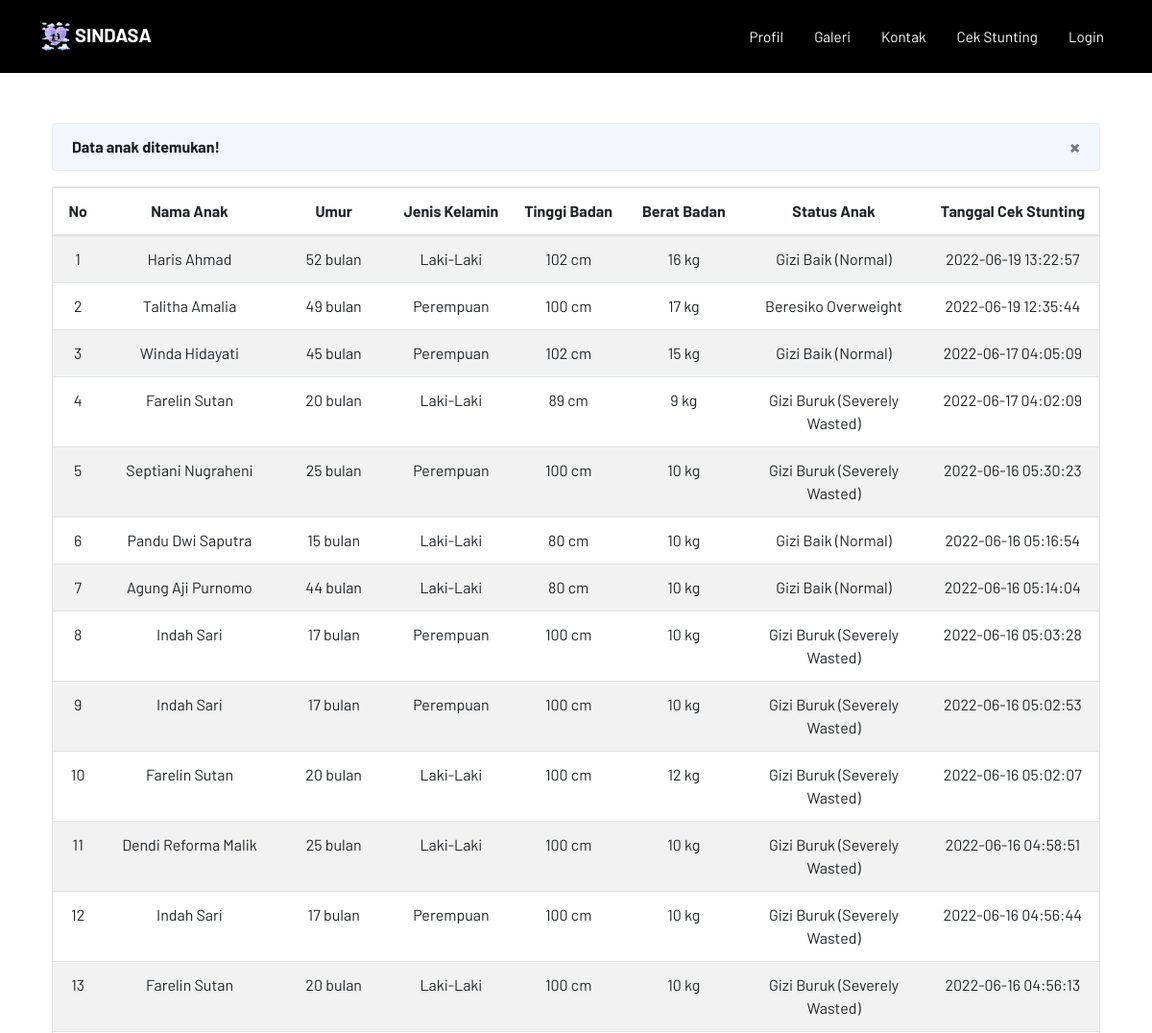
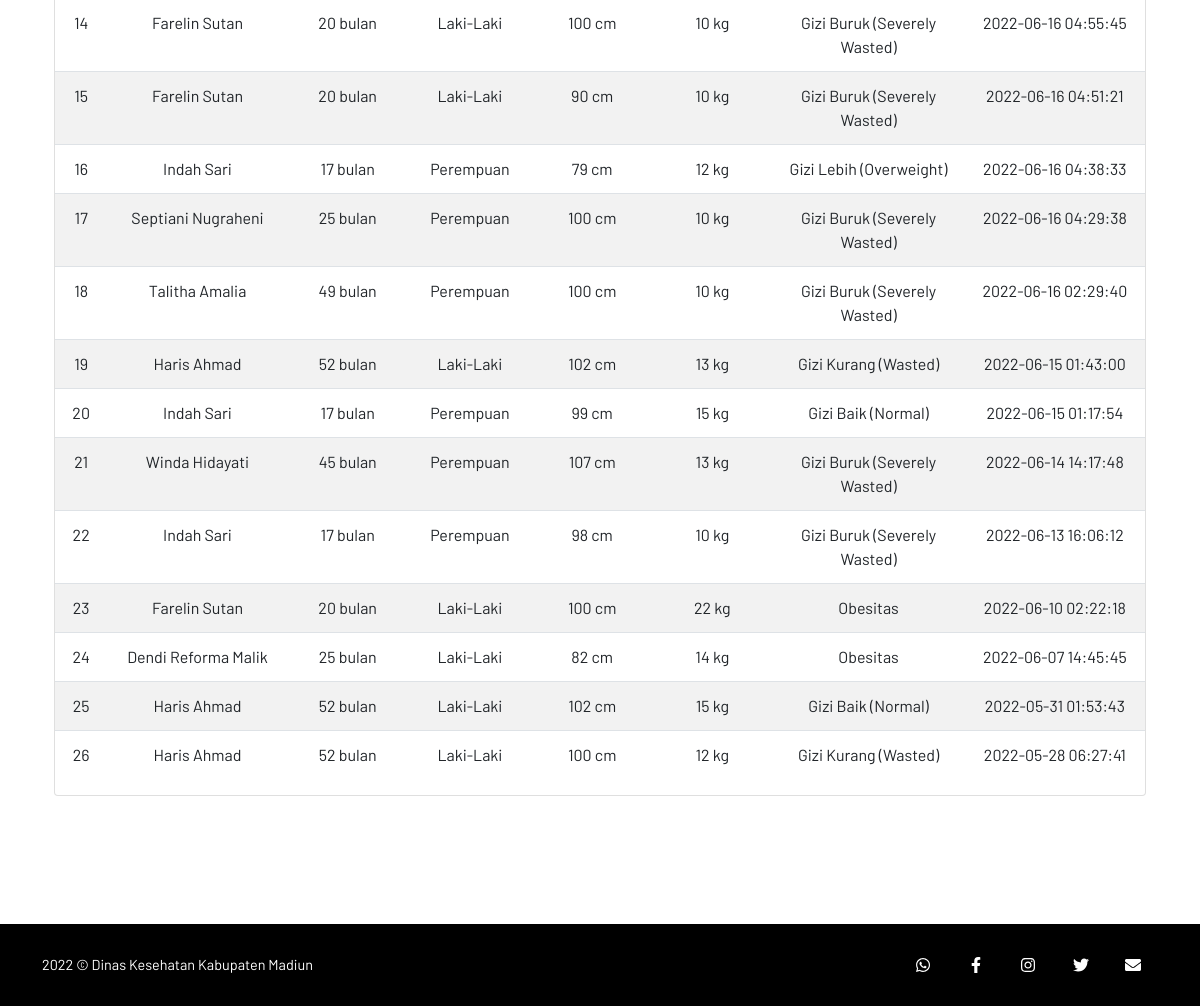
The page /index.php/cekstunting/cari on the database its author committed (2 pictures, top to bottom).
### tables this page shows
CREATE TABLE `cekstunting` (
  `id_cek` int(11) NOT NULL,
  `id_anak` int(11) NOT NULL,
  `tb` int(3) NOT NULL,
  `bb` int(3) NOT NULL,
  `tgl_cek_stunting` timestamp NOT NULL DEFAULT CURRENT_TIMESTAMP,
  `status_anak` varchar(100) NOT NULL
);

CREATE TABLE `anak` (
  `id_anak` int(11) NOT NULL,
  `nama_ibu` varchar(100) NOT NULL,
  `nama_anak` varchar(100) NOT NULL,
  `no_hp` varchar(100) NOT NULL,
  `tmpt_lahir` varchar(50) NOT NULL,
  `tgl_lahir` varchar(100) NOT NULL,
  `umur` varchar(100) NOT NULL,
  `jk_anak` enum('Laki-Laki','Perempuan') NOT NULL,
  `alamat` varchar(100) NOT NULL
);

### application/controllers/Cekstunting.php (called while the page is built, shortened)
<?php
class Cekstunting extends CI_Controller
{
  public function __construct()
  {
    $this->load->model('Cek_model', 'cek');
  }
  public function cari()
  {
    $judul = [
      'title' => 'Hasil Status',
      'sub_title' => ''
    ];
    $keyword = $this->input->post('keyword');
    $data['data'] = $this->cek->ambil_keyword($keyword);
    $this->load->view('frontend/header2', $judul);
    $this->load->view('frontend/result', $data);
    $this->load->view('frontend/footer2');
  }
}

### index.php (called while the page is built, shortened)
<?php
require_once BASEPATH.'core/CodeIgniter.php';

### application/models/Cek_model.php (called while the page is built, shortened)
<?php
class Cek_model extends CI_Model
{
  public function ambil_keyword($keyword)
  {
    $this->db->select('*');
    $this->db->from('cekstunting');
    $this->db->join('anak', 'cekstunting.id_anak = anak.id_anak');
    $this->db->like('nama_anak', $keyword);
    $this->db->order_by('tgl_cek_stunting', 'DESC');
    return $this->db->get()->result_array();
  }
}

### application/views/frontend/result.php (the view)
<section class="page-section">
	<div class="container">
		<div class="content">
			<div class="container-fluid">
				<?php if (empty($data)) : ?>
					<div class="alert alert-dark">
						<strong>Nama anak yang Anda masukkan salah!</strong>
						<button type="button" class="close" data-dismiss="alert" aria-label="Close">
							<span aria-hidden="true">&times;</span>
						</button>
					</div>
				<?php elseif ($data == TRUE) : ?>
					<div class="alert alert-primary">
						<strong>Data anak ditemukan!</strong>
						<button type="button" class="close" data-dismiss="alert" aria-label="Close">
							<span aria-hidden="true">&times;</span>
						</button>
					</div>
				<?php endif; ?>
				<div class="row">
					<div class="col-md-12">
						<div class="card">
							<div class="card-content">
								<div class="material-datatables">
									<table id="datatables" class="table table-striped table-no-bordered table-hover" cellspacing="0" width="100%" style="width:100%">
										<thead>
											<tr>
												<th class="text-center">No</th>
												<th class="text-center">Nama Anak</th>
												<th class="text-center">Umur</th>
												<th class="text-center">Jenis Kelamin</th>
												<th class="text-center">Tinggi Badan</th>
												<th class="text-center">Berat Badan</th>
												<th class="text-center">Status Anak</th>
												<th class="text-center">Tanggal Cek Stunting</th>
											</tr>
										</thead>
										<tbody>
											<?php $no = 1; ?>
											<?php foreach ($data as $data) : ?>
												<tr class="text-center">
													<td width="40"><?= $no; ?></td>
													<td width="150"><?= $data['nama_anak']; ?></td>
													<td width="100"><?= $data['umur']; ?> bulan</td>
													<td width="100"><?= $data['jk_anak']; ?></td>
													<td width="100"><?= $data['tb']; ?> cm</td>
													<td width="100"><?= $data['bb']; ?> kg</td>
													<td width="160"><?= $data['status_anak'] ?></td>
													<td width="150"><?= $data['tgl_cek_stunting']; ?></td>
												</tr>
												<?php $no++; ?>
											<?php endforeach; ?>
										</tbody>
									</table>
								</div>
							</div>
						</div>
					</div>
				</div>
			</div>
		</div>
	</div>
</section>

### application/views/frontend/header2.php (shortened to what this page needs)
<!DOCTYPE html>
<html lang="en">
<head>
	<link href="<?= base_url() ?>assets/css/styles.css" rel="stylesheet" />
	<link rel="stylesheet" href="<?= base_url(); ?>assets/jquery-ui-1.12.1/jquery-ui.css">
</head>
<body id="page-top">
	<nav class="navbar navbar-expand-lg navbar-dark fixed-top" id="mainNav">
		<div class="container">
			<a class="navbar-brand js-scroll-trigger" href="<?= base_url('home') ?>"><img src="<?= base_url() ?>assets/img/logo_sindasa.png" alt="SINDASA" /> SINDASA</a>
			<div class="collapse navbar-collapse" id="navbarResponsive">
				<ul class="navbar-nav ml-auto">
					<li class="nav-item"><a class="nav-link js-scroll-trigger" href="<?= base_url('home/#profil') ?>">Profil</a></li>
					<li class="nav-item"><a class="nav-link <?php if ($title == 'Galeri') : ?><?= 'active'; ?><?php endif; ?>" href="<?= base_url('galeri_home') ?>">Galeri</a></li>
					<li class="nav-item"><a class="nav-link js-scroll-trigger" href="<?= base_url('home/#kontak') ?>">Kontak</a></li>
					<li class="nav-item"><a class="nav-link <?php if ($title == 'Cek Status') : ?><?= 'active'; ?><?php endif; ?>" href="<?= base_url('cekstunting') ?>">Cek Stunting</a></li>
					<li class="nav-item"><a class="nav-link" target="_blank" href="<?= base_url('auth/login') ?>">Login</a></li>
				</ul>
			</div>
		</div>
	</nav>

### application/views/frontend/footer2.php (shortened to what this page needs)
<footer class="footer py-4" id="footer">
    <div class="container">
        <div class="row align-items-center">
            <div class="col-lg-6 text-lg-left" style="color:white"><?= date('Y') ?> © Dinas Kesehatan Kabupaten Madiun
            </div>
            <div class="col-lg-6 text-lg-right">
                <a class="btn btn-dark btn-social mx-2" href="https://dinkes.madiunkab.go.id/"><i class="fab fa-whatsapp"></i></a>
                <a class="btn btn-dark btn-social mx-2" href="https://dinkes.madiunkab.go.id/"><i class="fab fa-facebook-f"></i></a>
                <a class="btn btn-dark btn-social mx-2" href="https://www.instagram.com/dinkeskabmadiun/"><i class="fab fa-instagram"></i></a>
                <a class="btn btn-dark btn-social mx-2" href="https://dinkes.madiunkab.go.id/"><i class="fab fa-twitter"></i></a>
                <a class="btn btn-dark btn-social mx-2" href="https://dinkes.madiunkab.go.id/"><i class="fas fa-envelope"></i></a>
            </div>
        </div>
    </div>
</footer>
</body>
</html>

### rows shown on the page
cekstunting: id_anak.nama_anak "Haris Ahmad", id_anak.umur "52", id_anak.jk_anak "Laki-Laki", tb "102", bb "16", status_anak "Gizi Baik (Normal)", tgl_cek_stunting "2022-06-19 13:22:57"
cekstunting: id_anak.nama_anak "Talitha Amalia", id_anak.umur "49", id_anak.jk_anak "Perempuan", tb "100", bb "17", status_anak "Beresiko Overweight", tgl_cek_stunting "2022-06-19 12:35:44"
cekstunting: id_anak.nama_anak "Winda Hidayati", id_anak.umur "45", id_anak.jk_anak "Perempuan", tb "102", bb "15", status_anak "Gizi Baik (Normal)", tgl_cek_stunting "2022-06-17 04:05:09"
cekstunting: id_anak.nama_anak "Farelin Sutan", id_anak.umur "20", id_anak.jk_anak "Laki-Laki", tb "89", bb "9", status_anak "Gizi Buruk (Severely Wasted)", tgl_cek_stunting "2022-06-17 04:02:09"
cekstunting: id_anak.nama_anak "Septiani Nugraheni", id_anak.umur "25", id_anak.jk_anak "Perempuan", tb "100", bb "10", status_anak "Gizi Buruk (Severely Wasted)", tgl_cek_stunting "2022-06-16 05:30:23"
cekstunting: id_anak.nama_anak "Pandu Dwi Saputra", id_anak.umur "15", id_anak.jk_anak "Laki-Laki", tb "80", bb "10", status_anak "Gizi Baik (Normal)", tgl_cek_stunting "2022-06-16 05:16:54"
cekstunting: id_anak.nama_anak "Agung Aji Purnomo", id_anak.umur "44", id_anak.jk_anak "Laki-Laki", tb "80", bb "10", status_anak "Gizi Baik (Normal)", tgl_cek_stunting "2022-06-16 05:14:04"
cekstunting: id_anak.nama_anak "Indah Sari", id_anak.umur "17", id_anak.jk_anak "Perempuan", tb "100", bb "10", status_anak "Gizi Buruk (Severely Wasted)", tgl_cek_stunting "2022-06-16 05:03:28"
cekstunting: id_anak.nama_anak "Indah Sari", id_anak.umur "17", id_anak.jk_anak "Perempuan", tb "100", bb "10", status_anak "Gizi Buruk (Severely Wasted)", tgl_cek_stunting "2022-06-16 05:02:53"
cekstunting: id_anak.nama_anak "Farelin Sutan", id_anak.umur "20", id_anak.jk_anak "Laki-Laki", tb "100", bb "12", status_anak "Gizi Buruk (Severely Wasted)", tgl_cek_stunting "2022-06-16 05:02:07"
cekstunting: id_anak.nama_anak "Dendi Reforma Malik", id_anak.umur "25", id_anak.jk_anak "Laki-Laki", tb "100", bb "10", status_anak "Gizi Buruk (Severely Wasted)", tgl_cek_stunting "2022-06-16 04:58:51"
cekstunting: id_anak.nama_anak "Indah Sari", id_anak.umur "17", id_anak.jk_anak "Perempuan", tb "100", bb "10", status_anak "Gizi Buruk (Severely Wasted)", tgl_cek_stunting "2022-06-16 04:56:44"
cekstunting: id_anak.nama_anak "Farelin Sutan", id_anak.umur "20", id_anak.jk_anak "Laki-Laki", tb "100", bb "10", status_anak "Gizi Buruk (Severely Wasted)", tgl_cek_stunting "2022-06-16 04:56:13"
cekstunting: id_anak.nama_anak "Farelin Sutan", id_anak.umur "20", id_anak.jk_anak "Laki-Laki", tb "100", bb "10", status_anak "Gizi Buruk (Severely Wasted)", tgl_cek_stunting "2022-06-16 04:55:45"
cekstunting: id_anak.nama_anak "Farelin Sutan", id_anak.umur "20", id_anak.jk_anak "Laki-Laki", tb "90", bb "10", status_anak "Gizi Buruk (Severely Wasted)", tgl_cek_stunting "2022-06-16 04:51:21"
cekstunting: id_anak.nama_anak "Indah Sari", id_anak.umur "17", id_anak.jk_anak "Perempuan", tb "79", bb "12", status_anak "Gizi Lebih (Overweight)", tgl_cek_stunting "2022-06-16 04:38:33"
cekstunting: id_anak.nama_anak "Septiani Nugraheni", id_anak.umur "25", id_anak.jk_anak "Perempuan", tb "100", bb "10", status_anak "Gizi Buruk (Severely Wasted)", tgl_cek_stunting "2022-06-16 04:29:38"
cekstunting: id_anak.nama_anak "Talitha Amalia", id_anak.umur "49", id_anak.jk_anak "Perempuan", tb "100", bb "10", status_anak "Gizi Buruk (Severely Wasted)", tgl_cek_stunting "2022-06-16 02:29:40"
cekstunting: id_anak.nama_anak "Haris Ahmad", id_anak.umur "52", id_anak.jk_anak "Laki-Laki", tb "102", bb "13", status_anak "Gizi Kurang (Wasted)", tgl_cek_stunting "2022-06-15 01:43:00"
cekstunting: id_anak.nama_anak "Indah Sari", id_anak.umur "17", id_anak.jk_anak "Perempuan", tb "99", bb "15", status_anak "Gizi Baik (Normal)", tgl_cek_stunting "2022-06-15 01:17:54"
cekstunting: id_anak.nama_anak "Winda Hidayati", id_anak.umur "45", id_anak.jk_anak "Perempuan", tb "107", bb "13", status_anak "Gizi Buruk (Severely Wasted)", tgl_cek_stunting "2022-06-14 14:17:48"
cekstunting: id_anak.nama_anak "Indah Sari", id_anak.umur "17", id_anak.jk_anak "Perempuan", tb "98", bb "10", status_anak "Gizi Buruk (Severely Wasted)", tgl_cek_stunting "2022-06-13 16:06:12"
cekstunting: id_anak.nama_anak "Farelin Sutan", id_anak.umur "20", id_anak.jk_anak "Laki-Laki", tb "100", bb "22", status_anak "Obesitas", tgl_cek_stunting "2022-06-10 02:22:18"
cekstunting: id_anak.nama_anak "Dendi Reforma Malik", id_anak.umur "25", id_anak.jk_anak "Laki-Laki", tb "82", bb "14", status_anak "Obesitas", tgl_cek_stunting "2022-06-07 14:45:45"
cekstunting: id_anak.nama_anak "Haris Ahmad", id_anak.umur "52", id_anak.jk_anak "Laki-Laki", tb "102", bb "15", status_anak "Gizi Baik (Normal)", tgl_cek_stunting "2022-05-31 01:53:43"
cekstunting: id_anak.nama_anak "Haris Ahmad", id_anak.umur "52", id_anak.jk_anak "Laki-Laki", tb "100", bb "12", status_anak "Gizi Kurang (Wasted)", tgl_cek_stunting "2022-05-28 06:27:41"
